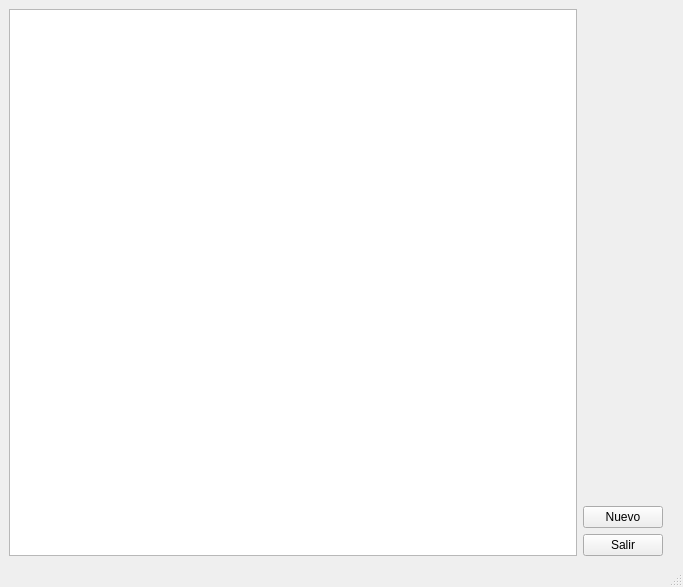
<?xml version="1.0" encoding="UTF-8"?>
<ui version="4.0">
 <class>cajaMainWindow</class>
 <widget class="QMainWindow" name="cajaMainWindow">
  <property name="geometry">
   <rect>
    <x>0</x>
    <y>0</y>
    <width>683</width>
    <height>587</height>
   </rect>
  </property>
  <property name="windowTitle">
   <string>Caja</string>
  </property>
  <widget class="QWidget" name="centralwidget">
   <layout class="QGridLayout" name="gridLayout">
    <property name="rightMargin">
     <number>20</number>
    </property>
    <item row="0" column="0">
     <widget class="QTableWidget" name="cajaTableWidget">
      <property name="editTriggers">
       <set>QAbstractItemView::NoEditTriggers</set>
      </property>
      <property name="tabKeyNavigation">
       <bool>false</bool>
      </property>
      <property name="showDropIndicator" stdset="0">
       <bool>false</bool>
      </property>
      <property name="dragDropOverwriteMode">
       <bool>false</bool>
      </property>
      <property name="selectionMode">
       <enum>QAbstractItemView::SingleSelection</enum>
      </property>
      <attribute name="horizontalHeaderVisible">
       <bool>true</bool>
      </attribute>
      <attribute name="verticalHeaderVisible">
       <bool>false</bool>
      </attribute>
     </widget>
    </item>
    <item row="0" column="1">
     <layout class="QVBoxLayout" name="verticalLayout">
      <item>
       <spacer name="verticalSpacer">
        <property name="orientation">
         <enum>Qt::Vertical</enum>
        </property>
        <property name="sizeHint" stdset="0">
         <size>
          <width>20</width>
          <height>40</height>
         </size>
        </property>
       </spacer>
      </item>
      <item>
       <widget class="QPushButton" name="nuevoPushButton">
        <property name="text">
         <string>Nuevo</string>
        </property>
       </widget>
      </item>
      <item>
       <widget class="QPushButton" name="salirPushButton">
        <property name="text">
         <string>Salir</string>
        </property>
        <property name="icon">
         <iconset resource="iconosResource.qrc">
          <normaloff>:/icons/exit.png</normaloff>:/icons/exit.png</iconset>
        </property>
       </widget>
      </item>
     </layout>
    </item>
   </layout>
  </widget>
  <widget class="QMenuBar" name="menubar">
   <property name="geometry">
    <rect>
     <x>0</x>
     <y>0</y>
     <width>683</width>
     <height>29</height>
    </rect>
   </property>
  </widget>
  <widget class="QStatusBar" name="statusbar"/>
 </widget>
 <resources>
  <include location="iconosResource.qrc"/>
 </resources>
 <connections/>
</ui>
